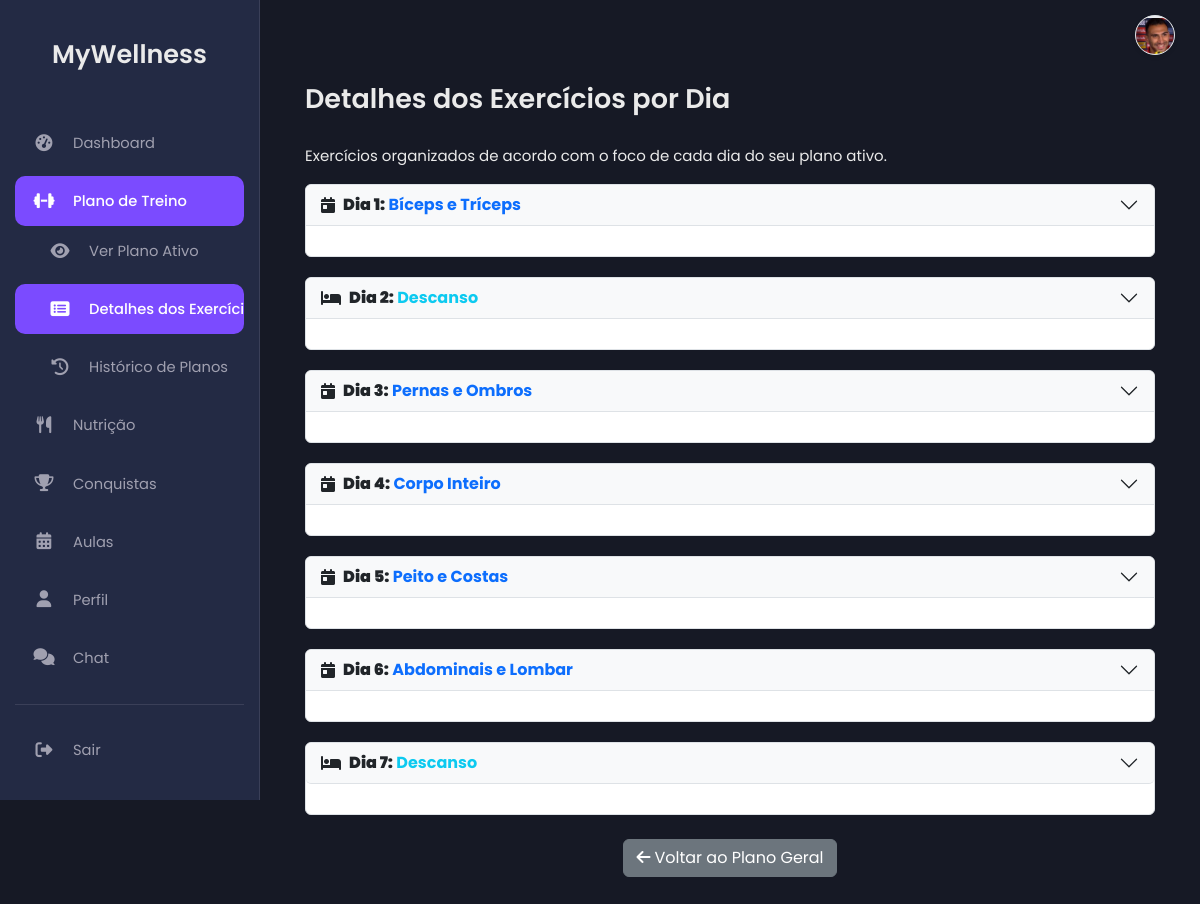
Screenshot of /workout_plan_details.php (signed in) with the database file from the repository.
### tables this page shows
CREATE TABLE `workout_plan_days` (
  `id` int(11) NOT NULL,
  `workout_plan_id` int(11) DEFAULT NULL,
  `day_name` varchar(255) NOT NULL,
  `day_details` text DEFAULT NULL,
  `day_option_id` int(11) DEFAULT NULL
);

CREATE TABLE `day_options` (
  `id` int(11) NOT NULL,
  `name` varchar(255) NOT NULL
);

### workout_plan_details.php (the view, shortened to what this page needs)
<?php
include 'db.php';
include 'header.php';
include 'sidebar_client.php';
$user_id = $_SESSION['user_id'];
$workout_plan = null;
$workout_plan_days = [];
$selected_exercises = [];
$page_error = '';
function normalize_string_for_comparison($str) {
    $str = trim((string)$str);
    $str = mb_strtolower($str, 'UTF-8');
    $unwanted_array = [
        'á'=>'a', 'à'=>'a', 'â'=>'a', 'ã'=>'a', 'ä'=>'a', 'å'=>'a', 'æ'=>'ae',
        'é'=>'e', 'è'=>'e', 'ê'=>'e', 'ë'=>'e',
        'í'=>'i', 'ì'=>'i', 'î'=>'i', 'ï'=>'i',
        'ó'=>'o', 'ò'=>'o', 'ô'=>'o', 'õ'=>'o', 'ö'=>'o', 'ø'=>'o', 'œ'=>'oe',
        'ú'=>'u', 'ù'=>'u', 'û'=>'u', 'ü'=>'u',
        'ý'=>'y', 'ÿ'=>'y',
        'ç'=>'c',
        'ñ'=>'n',
    ];
    $str = strtr($str, $unwanted_array);
    $portuguese_to_english_map = [
        'pernas' => 'legs',
        'ombros' => 'shoulders',
        'peito' => 'chest',
        'costas' => 'back',
        'braços' => 'arms',
        'bicep' => 'biceps',
        'tricep' => 'triceps',
        'abdominal' => 'core',
        'abdominais' => 'core',
        'gluteos' => 'glutes',
        'glúteos' => 'glutes',
        'cardio' => 'cardio',
        'full body' => 'full body',
        'corpo inteiro' => 'full body',
        'descanso' => 'descanso',
    ];
    $str = strtr($str, $portuguese_to_english_map);
    return $str;
}
try {
    $stmt_client = $pdo->prepare("SELECT id FROM clients WHERE user_id = ? LIMIT 1");
    $stmt_client->execute([$user_id]);
    $client_data = $stmt_client->fetch();
    $client_id = $client_data['id'];
    $stmt_plan = $pdo->prepare("
        SELECT wp.id, wp.plan_details, wp.created_at, u.name as trainer_name
        FROM workout_plans wp
        JOIN users u ON wp.trainer_id = u.id
        WHERE wp.client_id = ? AND wp.is_active = 1
        LIMIT 1
    ");
    $stmt_plan->execute([$client_id]);
    $workout_plan = $stmt_plan->fetch();
    if ($workout_plan) {
        $workout_plan_id = $workout_plan['id'];
        $stmt_days = $pdo->prepare("
            SELECT wpd.day_name, do.name AS day_option_name
            FROM workout_plan_days wpd
            LEFT JOIN day_options do ON wpd.day_option_id = do.id
            WHERE wpd.workout_plan_id = ?
            ORDER BY FIELD(wpd.day_name, 'Dia 1', 'Dia 2', 'Dia 3', 'Dia 4', 'Dia 5', 'Dia 6', 'Dia 7')
        ");
        $stmt_days->execute([$workout_plan_id]);
        $workout_plan_days = $stmt_days->fetchAll();
        $stmt_exercises = $pdo->prepare("
            SELECT e.id, e.name, e.description, e.muscle_group, e.equipment, e.image, e.video_url
            FROM workout_plan_exercises wpe
            JOIN exercises e ON wpe.exercise_id = e.id
            WHERE wpe.workout_plan_id = ?
            ORDER BY e.muscle_group ASC, e.name ASC
        ");
        $stmt_exercises->execute([$workout_plan_id]);
        $selected_exercises = $stmt_exercises->fetchAll();
    } else {
        $page_error = "Nenhum plano de treino ativo encontrado. Contacte o seu treinador.";
    }
} catch (PDOException $e) {
    $page_error = "Erro ao carregar os detalhes do treino: " . $e->getMessage();
    error_log("Erro BD ao carregar detalhes do treino (workout_plan_details.php): " . $e->getMessage());
} catch (Exception $e) {
    $page_error = "Erro: " . $e->getMessage();
    error_log("Erro geral ao carregar detalhes do treino (workout_plan_details.php): " . $e->getMessage());
}
?>
<main class="main-content">
    <div class="container mt-5">
        <h2>Detalhes dos Exercícios por Dia</h2>
        <?php if ($page_error): ?>
            <div class="alert alert-warning"><?= htmlspecialchars($page_error) ?></div>
        <?php elseif ($workout_plan): ?>
            <p>Exercícios organizados de acordo com o foco de cada dia do seu plano ativo.</p>
            <div class="accordion workout-details-accordion" id="workoutPlanAccordionDetails">
                <?php
                if (!empty($workout_plan_days) && !empty($selected_exercises)):
                ?>
                    <?php foreach ($workout_plan_days as $index => $day): ?>
                        <?php
                            $day_id_suffix = preg_replace('/[^a-zA-Z0-9]/', '', $day['day_name']) . $index;
                            $day_option_name_original = trim($day['day_option_name'] ?? '');
                            $day_option_name_normalized = normalize_string_for_comparison($day_option_name_original);
                            if ($day_option_name_normalized === 'descanso') {
                                ?>
                                <div class="accordion-item">
                                    <h2 class="accordion-header" id="heading<?= $day_id_suffix ?>">
                                        <button class="accordion-button collapsed" type="button" data-bs-toggle="collapse" data-bs-target="#collapse<?= $day_id_suffix ?>" aria-expanded="false" aria-controls="collapse<?= $day_id_suffix ?>">
                                            <i class="fas fa-bed me-2"></i>
                                            <strong><?= htmlspecialchars($day['day_name']) ?>:</strong>&nbsp;
                                            <span class="text-info"><?= htmlspecialchars($day_option_name_original ?: 'Descanso') ?></span>
                                        </button>
                                    </h2>
                                </div>
                                <?php
                                continue;
                            }
                        ?>
                        <div class="accordion-item">
                            <h2 class="accordion-header" id="heading<?= $day_id_suffix ?>">
                                <button class="accordion-button collapsed" type="button" data-bs-toggle="collapse" data-bs-target="#collapse<?= $day_id_suffix ?>" aria-expanded="false" aria-controls="collapse<?= $day_id_suffix ?>">
                                     <i class="fas fa-calendar-day me-2"></i>
                                    <strong><?= htmlspecialchars($day['day_name']) ?>:</strong>&nbsp;
                                    <span class="text-primary"><?= htmlspecialchars($day_option_name_original ?: 'Não especificado') ?></span>
                                </button>
                            </h2>
                        </div>
                    <?php endforeach; ?>
                <?php elseif (empty($selected_exercises) && $workout_plan): ?>
                    <p class="text-muted fst-italic mt-4">Nenhum exercício foi selecionado para este plano de treino.</p>
                <?php elseif (empty($workout_plan_days) && $workout_plan): ?>
                    <p class="text-muted fst-italic mt-4">Os dias deste plano de treino ainda não foram configurados.</p>
                <?php endif; ?>
            </div>
        <?php endif; ?>
        <div class="text-center mt-4">
            <a href="workout_hub.php" class="btn btn-secondary"><i class="fas fa-arrow-left me-1"></i>Voltar ao Plano Geral</a>
        </div>
    </div>
</main>
<?php
include 'footer.php';
?>

### assets/css/dashboard_cliente.css (style rules this page uses)
:root { --bg-dark-primary: #161925; --bg-dark-secondary: #232A44; --text-light: #EAEAEA; --text-muted: #A0A0B0; --accent-color: #7B4BFF; --accent-color-hover: #6a3ffb; --border-color: #3a3f58; --sidebar-width: 260px; --sidebar-width-collapsed: 80px; --font-family: 'Poppins', sans-serif; }
body.dashboard-body { background-color: var(--bg-dark-primary); color: var(--text-light); font-family: var(--font-family); margin: 0; padding: 0; display: flex; min-height: 100vh; font-size: 15px; }
.main-content { margin-left: var(--sidebar-width); padding: 35px 45px; width: calc(100% - var(--sidebar-width)); background-color: var(--bg-dark-primary); transition: margin-left 0.3s ease, width 0.3s ease; overflow-y: auto; }
.main-content h2 { color: var(--text-light); margin-bottom: 30px; font-weight: 600; font-size: 1.8em; }
.container, .container-fluid, .container-lg, .container-md, .container-sm, .container-xl, .container-xxl { padding-left: 0; padding-right: 0; max-width: 100%; }

### assets/css/personalizacao_chat.css (style rules this page uses)
:root { --chat-bg: #FFFFFF; --chat-text: #000000; --chat-border: #D1D1D6; --chat-messages-bg: #FFFFFF; --chat-input-area-bg: #F8F9FA; --chat-input-bg: #FFFFFF; --chat-placeholder-text: #8A8A8E; --chat-sent-bg: #007AFF; --chat-sent-bg-rgb: 0, 122, 255; --chat-sent-text: #FFFFFF; --chat-received-bg: #E5E5EA; --chat-received-text: #000000; --chat-timestamp-sent: #d1eaff; --chat-timestamp-received: #6c757d; }

### workout_plan_details.php (style rules this page uses)
.workout-details-accordion .accordion-item { border: 1px solid var(--bs-border-color); border-radius: var(--bs-border-radius); margin-bottom: 20px; overflow: hidden; }
.workout-details-accordion .accordion-button { background-color: var(--bs-light); padding: 10px 15px; font-weight: bold; border-bottom: 1px solid var(--bs-border-color); }

### rows the page displays
workout_plan_days: day_name "Dia 1", day_option.name "Bíceps e Tríceps"
workout_plan_days: day_name "Dia 2", day_option.name "Descanso"
workout_plan_days: day_name "Dia 3", day_option.name "Pernas e Ombros"
workout_plan_days: day_name "Dia 4", day_option.name "Corpo Inteiro"
workout_plan_days: day_name "Dia 5", day_option.name "Peito e Costas"
workout_plan_days: day_name "Dia 6", day_option.name "Abdominais e Lombar"
workout_plan_days: day_name "Dia 7", day_option.name "Descanso"
